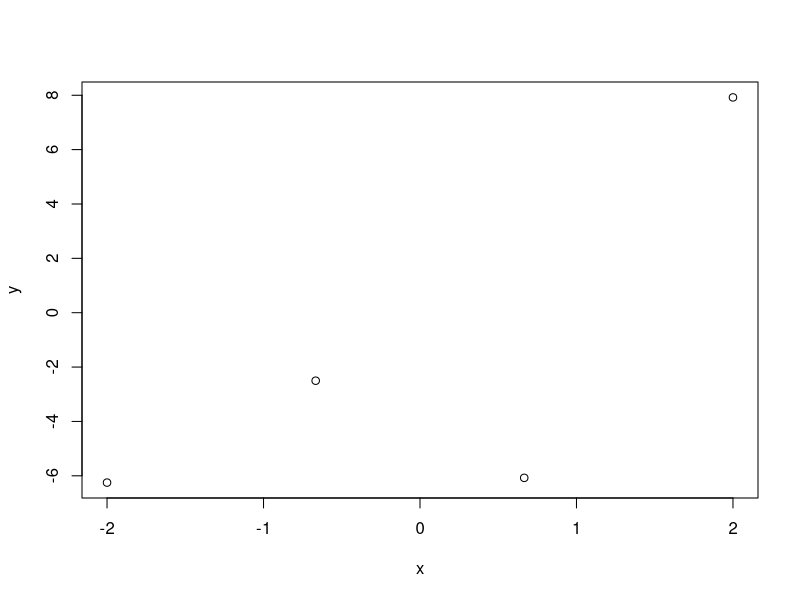

Write R code to recreate this figure. (Note: this script raises an error after producing the figure.)
## ---- chunk 1
  if (exists("lsg") == FALSE){ #Nur falls von RStudio aufgerufen
    lsg <- TRUE   #Wenn man die lsg ausgeben will dann lsg <- TRUE sonst 
  }
  if (exists("baseDir") == FALSE){ #Nur falls von RStudio aufgerufen
    baseDir = getwd()
  }
  ig <- function(name, scale = 1) {
     return (paste0("\\includegraphics[ scale =", scale,"]{", baseDir,"/", name, "}"))
  }
## ---- chunk 2
N = 4
x = c(-2.,-0.66666, 0.666, 2.)
y = c(-6.25027354, -2.50213382, -6.07525495,  7.92081243)
plot(x,y)
## ---- chunk 3
bayesplot::mcmc_trace(samples$draws())
## ---- chunk 4
# They rapidly jump over all values. All chains are similar. The Hairy Capatiller
## ---- chunk 5
  samples
## ---- chunk 6
# Rhat close to one and n_eff lager than half the number of draws; look fine
## ---- chunk 7
# Extract samples
post = samples$draws(format = 'df') #Sampling
if (lsg){ #Only show plots in the solution
  ggplot(post, aes(x=a, y=b)) + geom_point(size=0.1) + geom_density_2d() 
  hist(post$a,100, freq=F)
  lines(density(post$a),col='red')  
}
## ---- chunk 8
T = nrow(post)
xs = -10:15 # The x-range 17 values from -1 to 15
M = length(xs) 
yix = matrix(nrow=T, ncol = M) #Matrix from samples (number of posterior draws vs number of xs)
muix = matrix(nrow=T, ncol = M) #Matrix from mu (number of posterior draws vs number of xs)
for (i in 1:T){ #Samples from the posterior
  a = post$a[i] #Corresponds to samples from theta
  b = post$b[i]
  sigma = post$sigma[i]
  for (j in 1:M){ #Different values of X
    mu = a * xs[j] + b
    muix[i,j] = a * xs[j] + b
    yix[i,j] = rnorm(1, mu, sigma) # Single number drawn
  }
}

if (FALSE){
  plot(x, y, xlim=c(-10,15), ylim=c(-25,25), ylab='mu=a*x+b')
  for (i in 1:100){
    lines(xs, muix[i,],lwd=0.25,col='blue')
  }
  
  plot(x, y, xlim=c(-10,15), ylim=c(-25,25), ylab='ys')
  for (i in 1:100){
    points(xs, yix[i,], pch='.',col='red')
  }
}
## ---- chunk 9
plot(x, y, xlim=c(-10,15), ylim=c(-25,25), ylab='quantiles (y and mu)')
quant_lines = function(x2, y_pred, col='blue'){
  m = apply(y_pred, 2,quantile, probs=c(0.50))
  lines(x2, m,col=col)
  q05 = apply(y_pred, 2, quantile, probs=c(0.25))
  q95 = apply(y_pred, 2, quantile, probs=c(0.75))
  lines(x2, q05,col=col)
  lines(x2, q95,col=col)  
}

quant_lines(xs,yix, col='red')
quant_lines(xs,muix, col='blue')
## ---- chunk 10
  x2 = -10:15
  N2 = length(x2)
  m2 <- cmdstan_model('~/Documents/GitHub/da/lab/lr_mcmc_diag/Stan_Primer_model_pred.stan') #Compiling
  fit2 = m2$sample(data=list(N=N,x=x, y=y, N2=N2,x2=x2))
## ---- chunk 11
  y_pred = fit2$draws('Y_predict', format = 'df')[,1:26] #Only the ones starting with predicts
  dim(y_pred)
  plot(x, y, xlim=c(-10,15), ylim=c(-25,25), ylab='quantiles (y and mu)')
  quant_lines(x2,y_pred, col='red')
